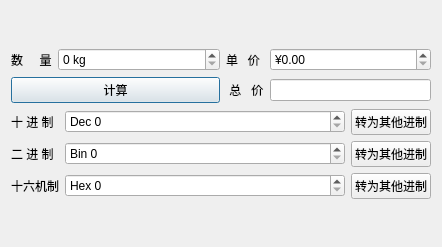
<?xml version="1.0" encoding="UTF-8"?>
<ui version="4.0">
 <class>InOutDialog</class>
 <widget class="QDialog" name="InOutDialog">
  <property name="geometry">
   <rect>
    <x>0</x>
    <y>0</y>
    <width>442</width>
    <height>247</height>
   </rect>
  </property>
  <property name="windowTitle">
   <string>InOutDialog</string>
  </property>
  <layout class="QGridLayout" name="gridLayout_3">
   <item row="0" column="0">
    <layout class="QVBoxLayout" name="verticalLayout">
     <item>
      <layout class="QGridLayout" name="gridLayout">
       <item row="0" column="0">
        <widget class="QLabel" name="label">
         <property name="text">
          <string>数     量</string>
         </property>
        </widget>
       </item>
       <item row="0" column="1">
        <widget class="QSpinBox" name="spinNum">
         <property name="sizePolicy">
          <sizepolicy hsizetype="Minimum" vsizetype="Fixed">
           <horstretch>12</horstretch>
           <verstretch>0</verstretch>
          </sizepolicy>
         </property>
         <property name="suffix">
          <string> kg</string>
         </property>
        </widget>
       </item>
       <item row="0" column="2">
        <widget class="QLabel" name="label_2">
         <property name="text">
          <string>单   价</string>
         </property>
        </widget>
       </item>
       <item row="0" column="3">
        <widget class="QDoubleSpinBox" name="dSpinPrice">
         <property name="sizePolicy">
          <sizepolicy hsizetype="Minimum" vsizetype="Fixed">
           <horstretch>12</horstretch>
           <verstretch>0</verstretch>
          </sizepolicy>
         </property>
         <property name="prefix">
          <string>¥</string>
         </property>
         <property name="maximum">
          <double>9999.989999999999782</double>
         </property>
         <property name="singleStep">
          <double>0.500000000000000</double>
         </property>
         <property name="value">
          <double>0.000000000000000</double>
         </property>
        </widget>
       </item>
       <item row="1" column="0" colspan="2">
        <widget class="QPushButton" name="btnCalc">
         <property name="text">
          <string>计算</string>
         </property>
        </widget>
       </item>
       <item row="1" column="2">
        <widget class="QLabel" name="label_3">
         <property name="text">
          <string> 总   价</string>
         </property>
        </widget>
       </item>
       <item row="1" column="3">
        <widget class="QLineEdit" name="editTotle">
         <property name="sizePolicy">
          <sizepolicy hsizetype="Expanding" vsizetype="Fixed">
           <horstretch>1</horstretch>
           <verstretch>0</verstretch>
          </sizepolicy>
         </property>
         <property name="readOnly">
          <bool>true</bool>
         </property>
        </widget>
       </item>
      </layout>
     </item>
     <item>
      <layout class="QGridLayout" name="gridLayout_2">
       <item row="0" column="0">
        <widget class="QLabel" name="label_4">
         <property name="text">
          <string>十 进 制</string>
         </property>
        </widget>
       </item>
       <item row="0" column="1">
        <widget class="QSpinBox" name="spinDec">
         <property name="sizePolicy">
          <sizepolicy hsizetype="Minimum" vsizetype="Fixed">
           <horstretch>1</horstretch>
           <verstretch>0</verstretch>
          </sizepolicy>
         </property>
         <property name="suffix">
          <string/>
         </property>
         <property name="prefix">
          <string>Dec </string>
         </property>
         <property name="maximum">
          <number>255</number>
         </property>
        </widget>
       </item>
       <item row="0" column="2">
        <widget class="QPushButton" name="btnDexTothe">
         <property name="text">
          <string>转为其他进制</string>
         </property>
        </widget>
       </item>
       <item row="1" column="0">
        <widget class="QLabel" name="label_5">
         <property name="text">
          <string>二 进 制</string>
         </property>
        </widget>
       </item>
       <item row="1" column="1">
        <widget class="QSpinBox" name="spinBin">
         <property name="sizePolicy">
          <sizepolicy hsizetype="Minimum" vsizetype="Fixed">
           <horstretch>1</horstretch>
           <verstretch>0</verstretch>
          </sizepolicy>
         </property>
         <property name="prefix">
          <string>Bin </string>
         </property>
         <property name="maximum">
          <number>255</number>
         </property>
         <property name="displayIntegerBase">
          <number>2</number>
         </property>
        </widget>
       </item>
       <item row="1" column="2">
        <widget class="QPushButton" name="btnBinToOthe">
         <property name="text">
          <string>转为其他进制</string>
         </property>
        </widget>
       </item>
       <item row="2" column="0">
        <widget class="QLabel" name="label_6">
         <property name="text">
          <string>十六机制</string>
         </property>
        </widget>
       </item>
       <item row="2" column="1">
        <widget class="QSpinBox" name="spinHex">
         <property name="sizePolicy">
          <sizepolicy hsizetype="Minimum" vsizetype="Fixed">
           <horstretch>1</horstretch>
           <verstretch>0</verstretch>
          </sizepolicy>
         </property>
         <property name="prefix">
          <string>Hex </string>
         </property>
         <property name="maximum">
          <number>255</number>
         </property>
         <property name="displayIntegerBase">
          <number>16</number>
         </property>
        </widget>
       </item>
       <item row="2" column="2">
        <widget class="QPushButton" name="btnHexToOthe">
         <property name="text">
          <string>转为其他进制</string>
         </property>
        </widget>
       </item>
      </layout>
     </item>
    </layout>
   </item>
  </layout>
 </widget>
 <resources/>
 <connections/>
</ui>
